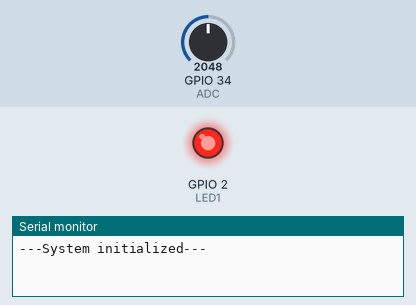
Bench run of a program on a simulated ESP32. On the bench: output pins drawn as LEDs (lit = HIGH), the last lines printed to the serial monitor. The inputs (shaded band) are chosen by the test bench; at power-on: GPIO 34 (ADC) = 2048.

Above: at 0.2 s.
At 4.2 s:
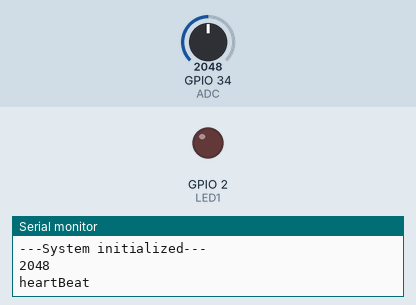
Timing chart, 0 to 10.4 s (numbered marks = the images above):
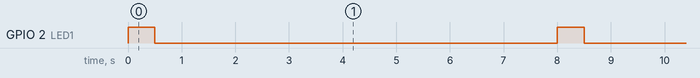

The program:

main.cpp
```cpp
#include <Arduino.h>

#define LED1 2
#define ADC 34
// put function declarations here:
void setup_vd1();
void loop_vd1();
void setup()
{
  Serial.begin(115200);
  while (!Serial)
  {
    delay(10);
  }
  pinMode(LED1, OUTPUT);
  pinMode(ADC, INPUT);

  Serial.println("---System initialized---");
}

void loop()
{
  digitalWrite(LED1, HIGH);
  delay(500);
  digitalWrite(LED1, LOW);
  delay(500);

  int tho = analogRead(ADC);
  Serial.println(tho);
  delay(2000);

  Serial.println("heartBeat");
  delay(5000);
}

// put function definitions here:
int myFunction(int x, int y)
{
  return x + y;
}
```

Measured:
- by itself, GPIO 2 (LED1): alternates HIGH for 0.50 s and LOW for 7.5 s
